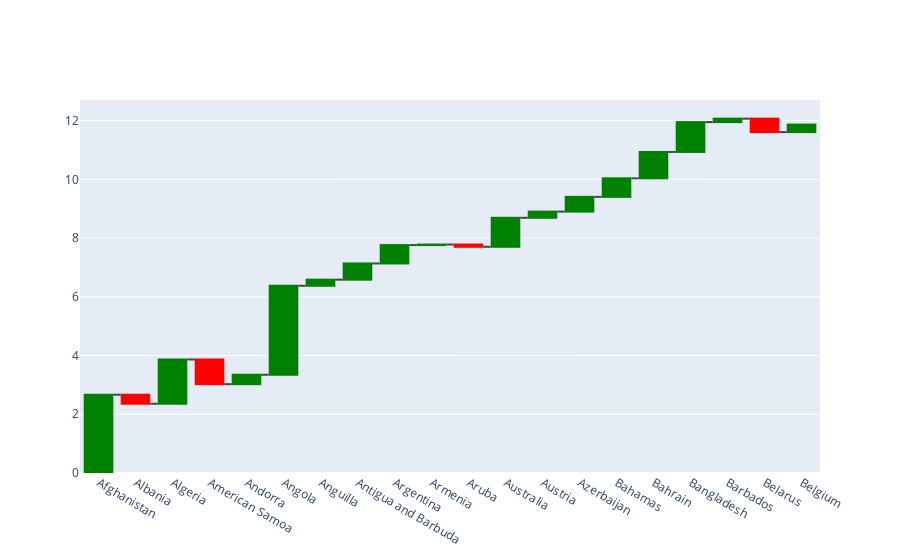

Source (notebook cell):
### Markdown cell above
# The Growth Rate of Top 20 Countries

### Code cell
df2 = population[['Country', '2023_Growth_Rate']].head(20)
fig6 = go.Figure(go.Waterfall(
    name='2023_Growth_Rate',
    orientation='v',
    x=df2['Country'],
   y=df2['2023_Growth_Rate'],
    increasing={'marker': {'color': 'green'}},
    decreasing={'marker': {'color': 'red'}},
))

fig6.show()

### Figure 1 — Plotly figure (JSON) as saved in the notebook; plotly's stock layout.template omitted (floating-point values rounded to 4 significant figures)
{"data": [{"decreasing": {"marker": {"color": "red"}}, "increasing": {"marker": {"color": "green"}}, "name": "2023_Growth_Rate", "orientation": "v", "type": "waterfall", "x": ["Afghanistan", "Albania", "Algeria", "American Samoa", "Andorra", "Angola", "Anguilla", "Antigua and Barbuda", "Argentina", "Armenia", "Aruba", "Australia", "Austria", "Azerbaijan", "Bahamas", "Bahrain", "Bangladesh", "Barbados", "Belarus", "Belgium"], "y": [2.665, -0.307, 1.507, -0.84, 0.32, 3.03, 0.208, 0.551, 0.626, 0.019, -0.077, 0.987, 0.211, 0.502, 0.631, 0.898, 1.017, 0.117, -0.458, 0.256]}], "layout": {"autosize": true, "xaxis": {"autorange": true, "range": [-0.5, 19.5], "type": "category"}, "yaxis": {"autorange": true, "range": [0, 12.7], "type": "linear"}}}
